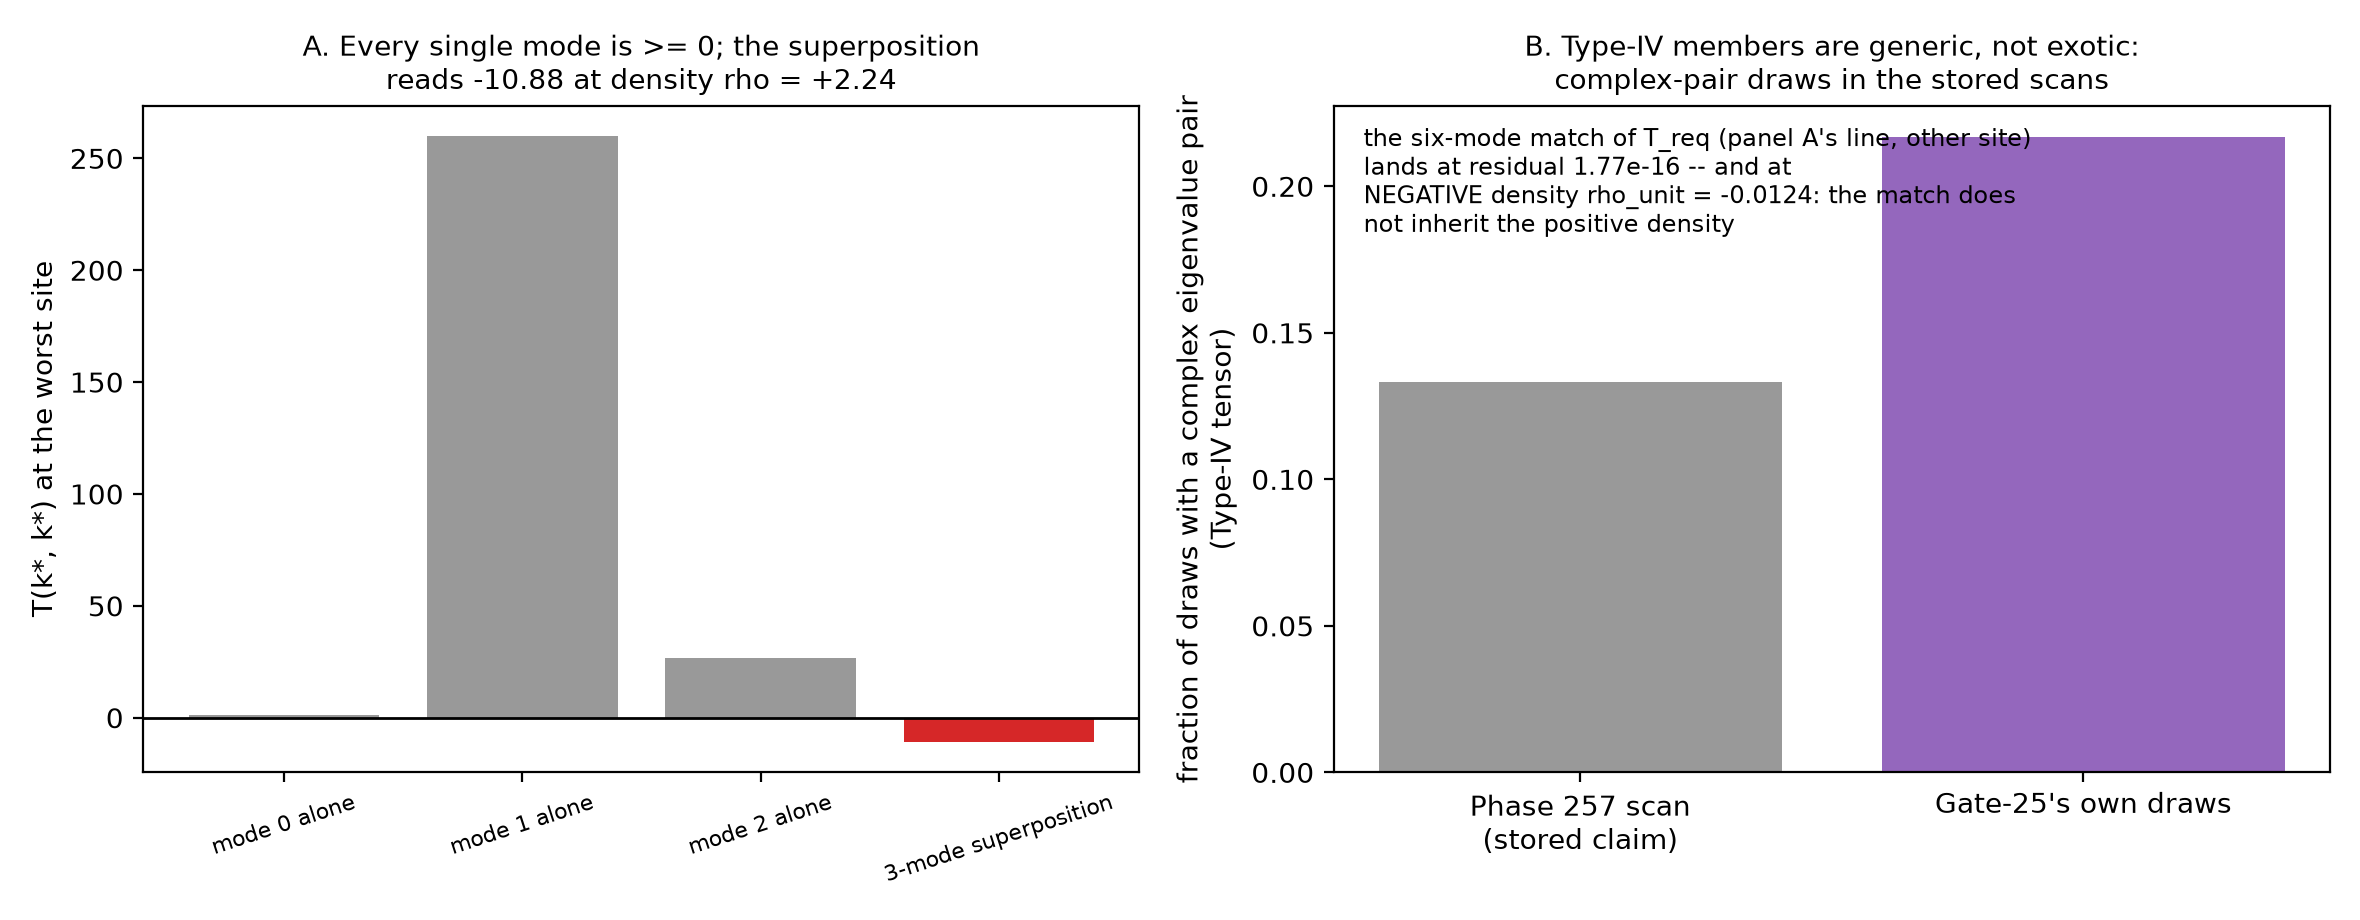

This figure's Python source:
#!/usr/bin/env python3
"""Gate-25 figure: spinor sourcing -- interference breaks the sign identity.

All values from gate25-claims/results/g25_verify_results.json.
"""
import json

import matplotlib
matplotlib.use("Agg")
import matplotlib.pyplot as plt

ROOT = "/home/hatch/workspace/warp-pilot"
FIG = f"{ROOT}/publication/figures"
d = json.load(open(f"{ROOT}/gate25-claims/results/g25_verify_results.json"))
t1 = d["task1_phase253"]
singles = [m["Tkk_single_renorm_c1"] for m in t1["single_modes"]]
tkk = t1["Tkk_mine"]
rho = t1["rho_mine_T00"]
t3 = d["task3_type_scan"]
t2 = d["task2_phase257"]

fig, axes = plt.subplots(1, 2, figsize=(11.8, 4.6))
fig.patch.set_facecolor("white")
ax = axes[0]
labs = [f"mode {i} alone" for i in range(len(singles))] + \
       ["3-mode superposition"]
vals = singles + [tkk]
cols = ["0.6"] * len(singles) + ["tab:red"]
ax.bar(labs, vals, color=cols)
ax.axhline(0, color="k", lw=1)
ax.set_ylabel("T(k*, k*) at the worst site")
ax.set_title(f"A. Every single mode is >= 0; the superposition\n"
             f"reads {tkk:.2f} at density rho = +{rho:.2f}", fontsize=10)
ax.tick_params(axis="x", labelrotation=18, labelsize=8)

ax = axes[1]
ax.bar(["Phase 257 scan\n(stored claim)", "Gate-25's own draws"],
       [float(t3["claimed_phase"].split("=")[1]),
        t3["fraction"]],
       color=["0.6", "tab:purple"])
ax.set_ylabel("fraction of draws with a complex eigenvalue pair\n(Type-IV tensor)")
ax.set_title("B. Type-IV members are generic, not exotic:\n"
             "complex-pair draws in the stored scans", fontsize=10)
ax.annotate(f"the six-mode match of T_req (panel A's line, other site)\n"
            f"lands at residual {t2['R_vs_Treq_p2502']:.2e} -- and at\n"
            f"NEGATIVE density rho_unit = {t2['rho_unit_mine_div_sumc2']:.4f}: "
            "the match does\nnot inherit the positive density",
            (0.03, 0.97), xycoords="axes fraction", fontsize=8.5, va="top")
fig.tight_layout()
out = f"{FIG}/fig_gate25_spinor.png"
fig.savefig(out, dpi=200, facecolor="white")
print("wrote", out)
